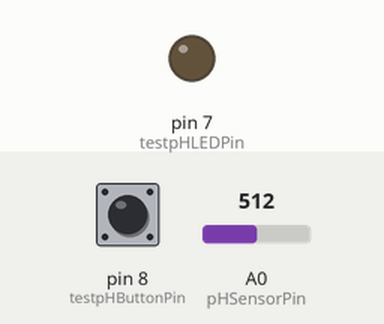
The sketch below on a simulated Arduino Uno, built with avr-gcc and run on an emulated ATmega328P. On the bench: output pins drawn as LEDs (lit = HIGH). Inputs (shaded band) come from the test bench; at power-on: pin 8 (testpHButtonPin) HIGH, A0 (pHSensorPin) = 512.

Above: at 1.2 s.
1.3 s: pin 8 (testpHButtonPin) pulled LOW for 0.15 s
At 2.0 s:
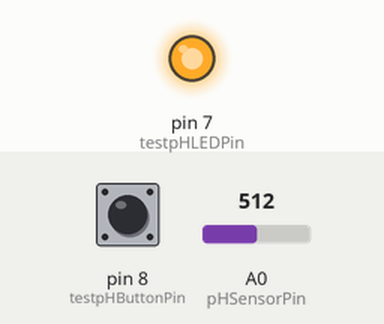
4.4 s: pin 8 (testpHButtonPin) pulled LOW for 3.2 s
At 11.9 s:
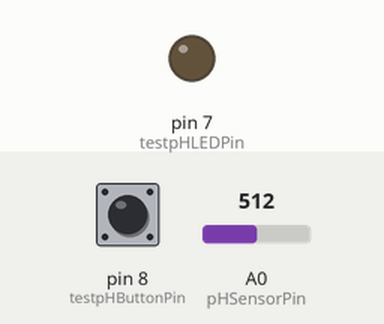
Timing chart, 0 to 13.4 s (numbered marks = the images above; inputs shaded):
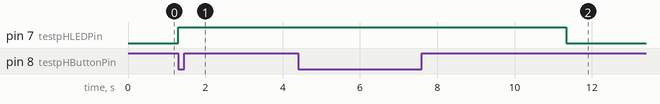

The sketch:

testPHTimer.ino
```cpp
const int pHSensorPin = A0 ; //réglages pH
float pHOffset=0.00;
const int samplingInterval = 20;
const int printInterval = 800;
const int ArrayLenth = 40 ;
int pHArray[ArrayLenth];
int pHArrayIndex=0;
int humidity=0;
const int testpHButtonPin = 8;
const int testpHLEDPin = 7;
bool testpH=false;
const int tempsTestPH = 5000;

double avergearray(int* arr, int number){
  int i;
  int max,min;
  double avg;
  long amount=0;
  if(number<=0){
    Serial.println("Error number for the array to avraging!/n");
    return 0;
  }
  if(number<5){   //less than 5, calculated directly statistics
    for(i=0;i<number;i++){
      amount+=arr[i];
    }
    avg = amount/number;
    return avg;
  }
  else{
    if(arr[0]<arr[1]){
      min = arr[0];max=arr[1];
    }
    else{
      min=arr[1];max=arr[0];
    }
    for(i=2;i<number;i++){
      if(arr[i]<min){
        amount+=min;        //arr<min
        min=arr[i];
      }else {
        if(arr[i]>max){
          amount+=max;    //arr>max
          max=arr[i];
        }else{
          amount+=arr[i]; //min<=arr<=max
        }
      }//if
    }//for
    avg = (double)amount/(number-2);
  }//if
  return avg;


  }

void setup() {
  // put your setup code here, to run once:
 pinMode(testpHButtonPin,INPUT_PULLUP);
 pinMode(testpHLEDPin,OUTPUT);
}

void loop() {
   testpH=not(digitalRead(testpHButtonPin));
   digitalWrite(testpHLEDPin,LOW);// put your main code here, to run repeatedly:
if (testpH){ //Mesure du pH
    digitalWrite(testpHLEDPin,HIGH);
    int compteurPH=0;
    while(compteurPH<tempsTestPH){
    digitalWrite(testpHLEDPin,HIGH);
    static unsigned long samplingTime = millis();
    static unsigned long printTime = millis();
    static float pHValue,voltage;

  if(millis()-samplingTime > samplingInterval)
  {
      pHArray[pHArrayIndex++]=analogRead(pHSensorPin);
      if(pHArrayIndex==ArrayLenth)pHArrayIndex=0;
      voltage = avergearray(pHArray, ArrayLenth)*5.0/1024;
      pHValue = 3.5*voltage+pHOffset;
      samplingTime=millis();
  }
  if(millis() - printTime > printInterval)   //Every 800 milliseconds, print a numerical, convert the state of the LED indicator
  {


    Serial.print("pH = ");
    Serial.println(pHValue);


        printTime=millis();
  }

    compteurPH+=100;
    delay(100);
    }
}
}
```

Measured:
- after the input at 1.3 s, pin 7 (testpHLEDPin): LOW → HIGH at once
- after the input at 4.4 s, pin 7 (testpHLEDPin): HIGH → LOW after 6.9 s instead of 1.9 s
